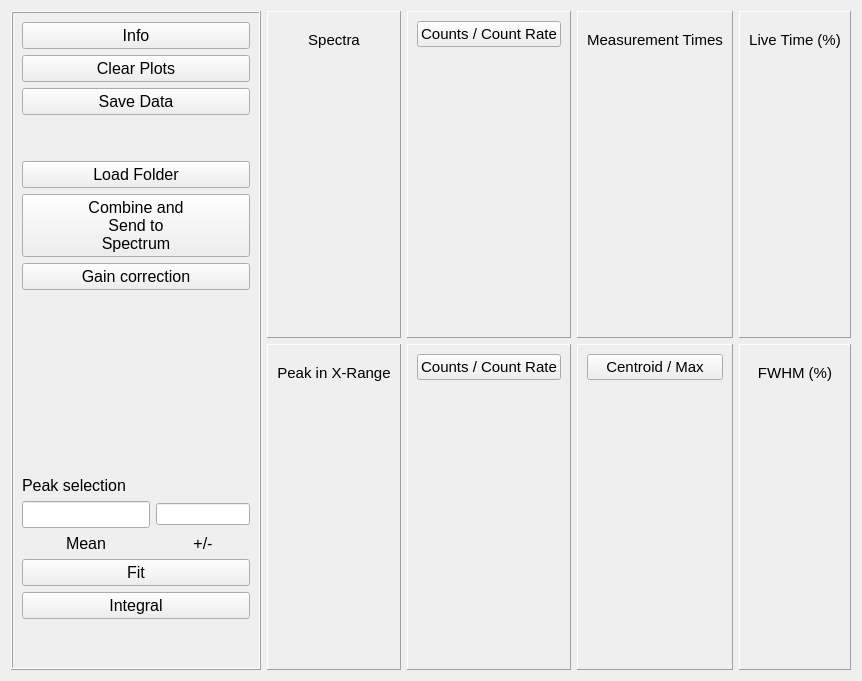
      <widget class="QWidget" name="tab_2">
       <attribute name="title">
        <string>Diagnostics</string>
       </attribute>
       <layout class="QGridLayout" name="gridLayout_30">
        <item row="0" column="0" rowspan="2">
         <widget class="QFrame" name="frame_12">
          <property name="maximumSize">
           <size>
            <width>250</width>
            <height>16777215</height>
           </size>
          </property>
          <property name="frameShape">
           <enum>QFrame::Box</enum>
          </property>
          <property name="frameShadow">
           <enum>QFrame::Raised</enum>
          </property>
          <layout class="QVBoxLayout" name="verticalLayout">
           <item>
            <widget class="QPushButton" name="button_info_diag">
             <property name="font">
              <font>
               <pointsize>12</pointsize>
              </font>
             </property>
             <property name="text">
              <string>Info</string>
             </property>
            </widget>
           </item>
           <item>
            <widget class="QPushButton" name="button_diag_clear">
             <property name="font">
              <font>
               <pointsize>12</pointsize>
              </font>
             </property>
             <property name="text">
              <string>Clear Plots</string>
             </property>
            </widget>
           </item>
           <item>
            <widget class="QPushButton" name="button_diag_save">
             <property name="font">
              <font>
               <pointsize>12</pointsize>
              </font>
             </property>
             <property name="text">
              <string>Save Data</string>
             </property>
            </widget>
           </item>
           <item>
            <spacer name="verticalSpacer_3">
             <property name="orientation">
              <enum>Qt::Vertical</enum>
             </property>
             <property name="sizeHint" stdset="0">
              <size>
               <width>20</width>
               <height>40</height>
              </size>
             </property>
            </spacer>
           </item>
           <item>
            <widget class="QPushButton" name="button_load_folder">
             <property name="font">
              <font>
               <pointsize>12</pointsize>
              </font>
             </property>
             <property name="text">
              <string>Load Folder</string>
             </property>
            </widget>
           </item>
           <item>
            <widget class="QPushButton" name="button_combine_send">
             <property name="font">
              <font>
               <pointsize>12</pointsize>
              </font>
             </property>
             <property name="text">
              <string>Combine and
Send to
Spectrum</string>
             </property>
            </widget>
           </item>
           <item>
            <widget class="QPushButton" name="button_gain_correct">
             <property name="font">
              <font>
               <pointsize>12</pointsize>
              </font>
             </property>
             <property name="text">
              <string>Gain correction</string>
             </property>
            </widget>
           </item>
           <item>
            <spacer name="verticalSpacer">
             <property name="orientation">
              <enum>Qt::Vertical</enum>
             </property>
             <property name="sizeHint" stdset="0">
              <size>
               <width>20</width>
               <height>180</height>
              </size>
             </property>
            </spacer>
           </item>
           <item>
            <layout class="QGridLayout" name="gridLayout_39">
             <item row="2" column="0">
              <widget class="QPushButton" name="button_fit_diag">
               <property name="font">
                <font>
                 <pointsize>12</pointsize>
                </font>
               </property>
               <property name="text">
                <string>Fit</string>
               </property>
              </widget>
             </item>
             <item row="0" column="0">
              <widget class="QLabel" name="label_6">
               <property name="font">
                <font>
                 <pointsize>12</pointsize>
                </font>
               </property>
               <property name="text">
                <string>Peak selection</string>
               </property>
              </widget>
             </item>
             <item row="1" column="0">
              <layout class="QGridLayout" name="gridLayout_38">
               <item row="0" column="0">
                <widget class="QLineEdit" name="xmin_diag">
                 <property name="font">
                  <font>
                   <pointsize>12</pointsize>
                  </font>
                 </property>
                </widget>
               </item>
               <item row="0" column="1">
                <widget class="QLineEdit" name="xmax_diag">
                </widget>
               </item>
               <item row="1" column="0">
                <widget class="QLabel" name="label_9">
                 <property name="font">
                  <font>
                   <pointsize>12</pointsize>
                  </font>
                 </property>
                 <property name="text">
                  <string>Mean</string>
                 </property>
                 <property name="alignment">
                  <set>Qt::AlignCenter</set>
                 </property>
                </widget>
               </item>
               <item row="1" column="1">
                <widget class="QLabel" name="label_10">
                 <property name="font">
                  <font>
                   <pointsize>12</pointsize>
                  </font>
                 </property>
                 <property name="text">
                  <string>+/-</string>
                 </property>
                 <property name="alignment">
                  <set>Qt::AlignCenter</set>
                 </property>
                </widget>
               </item>
              </layout>
             </item>
             <item row="3" column="0">
              <widget class="QPushButton" name="button_integral_diag">
               <property name="font">
                <font>
                 <pointsize>12</pointsize>
                </font>
               </property>
               <property name="text">
                <string>Integral</string>
               </property>
              </widget>
             </item>
            </layout>
           </item>
           <item>
            <spacer name="verticalSpacer_2">
             <property name="orientation">
              <enum>Qt::Vertical</enum>
             </property>
             <property name="sizeHint" stdset="0">
              <size>
               <width>20</width>
               <height>40</height>
              </size>
             </property>
            </spacer>
           </item>
          </layout>
         </widget>
        </item>
        <item row="0" column="1">
         <widget class="QFrame" name="frame_9">
          <property name="font">
           <font>
            <pointsize>12</pointsize>
           </font>
          </property>
          <property name="frameShape">
           <enum>QFrame::Panel</enum>
          </property>
          <property name="frameShadow">
           <enum>QFrame::Raised</enum>
          </property>
          <layout class="QGridLayout" name="gridLayout_29">
           <item row="1" column="0">
            <widget class="MplWidget" name="diag_plot00" native="true">
             <property name="enabled">
              <bool>true</bool>
             </property>
             <property name="font">
              <font>
               <pointsize>12</pointsize>
              </font>
             </property>
             <property name="autoFillBackground">
              <bool>false</bool>
             </property>
            </widget>
           </item>
           <item row="0" column="0">
            <widget class="QLabel" name="label_11">
             <property name="maximumSize">
              <size>
               <width>16777215</width>
               <height>38</height>
              </size>
             </property>
             <property name="font">
              <font>
               <pointsize>11</pointsize>
              </font>
             </property>
             <property name="text">
              <string>Spectra</string>
             </property>
             <property name="alignment">
              <set>Qt::AlignCenter</set>
             </property>
            </widget>
           </item>
          </layout>
         </widget>
        </item>
        <item row="0" column="2">
         <widget class="QFrame" name="frame_10">
          <property name="frameShape">
           <enum>QFrame::Panel</enum>
          </property>
          <property name="frameShadow">
           <enum>QFrame::Raised</enum>
          </property>
          <layout class="QGridLayout" name="gridLayout_31">
           <item row="1" column="0">
            <widget class="MplWidget" name="diag_plot01" native="true"/>
           </item>
           <item row="0" column="0">
            <widget class="QPushButton" name="button_cts_cr">
             <property name="font">
              <font>
               <pointsize>11</pointsize>
              </font>
             </property>
             <property name="text">
              <string>Counts / Count Rate</string>
             </property>
            </widget>
           </item>
          </layout>
         </widget>
        </item>
        <item row="0" column="3">
         <widget class="QFrame" name="frame_11">
          <property name="frameShape">
           <enum>QFrame::Panel</enum>
          </property>
          <property name="frameShadow">
           <enum>QFrame::Raised</enum>
          </property>
          <layout class="QGridLayout" name="gridLayout_32">
           <item row="1" column="0">
            <widget class="MplWidget" name="diag_plot02" native="true"/>
           </item>
           <item row="0" column="0">
            <widget class="QLabel" name="label_12">
             <property name="maximumSize">
              <size>
               <width>16777215</width>
               <height>38</height>
              </size>
             </property>
             <property name="font">
              <font>
               <pointsize>11</pointsize>
              </font>
             </property>
             <property name="text">
              <string>Measurement Times</string>
             </property>
             <property name="alignment">
              <set>Qt::AlignCenter</set>
             </property>
            </widget>
           </item>
          </layout>
         </widget>
        </item>
        <item row="0" column="4">
         <widget class="QFrame" name="frame_13">
          <property name="frameShape">
           <enum>QFrame::Panel</enum>
          </property>
          <property name="frameShadow">
           <enum>QFrame::Raised</enum>
          </property>
          <layout class="QGridLayout" name="gridLayout_33">
           <item row="1" column="0">
            <widget class="MplWidget" name="diag_plot03" native="true"/>
           </item>
           <item row="0" column="0">
            <widget class="QLabel" name="label_13">
             <property name="maximumSize">
              <size>
               <width>16777215</width>
               <height>38</height>
              </size>
             </property>
             <property name="font">
              <font>
               <pointsize>11</pointsize>
              </font>
             </property>
             <property name="text">
              <string>Live Time (%)</string>
             </property>
             <property name="alignment">
              <set>Qt::AlignCenter</set>
             </property>
            </widget>
           </item>
          </layout>
         </widget>
        </item>
        <item row="1" column="1">
         <widget class="QFrame" name="frame_14">
          <property name="frameShape">
           <enum>QFrame::Panel</enum>
          </property>
          <property name="frameShadow">
           <enum>QFrame::Raised</enum>
          </property>
          <layout class="QGridLayout" name="gridLayout_34">
           <item row="1" column="0">
            <widget class="MplWidget" name="diag_plot10" native="true"/>
           </item>
           <item row="0" column="0">
            <widget class="QLabel" name="label_14">
             <property name="maximumSize">
              <size>
               <width>16777215</width>
               <height>38</height>
              </size>
             </property>
             <property name="font">
              <font>
               <pointsize>11</pointsize>
              </font>
             </property>
             <property name="text">
              <string>Peak in X-Range</string>
             </property>
             <property name="alignment">
              <set>Qt::AlignCenter</set>
             </property>
            </widget>
           </item>
          </layout>
         </widget>
        </item>
        <item row="1" column="2">
         <widget class="QFrame" name="frame_15">
          <property name="frameShape">
           <enum>QFrame::Panel</enum>
          </property>
          <property name="frameShadow">
           <enum>QFrame::Raised</enum>
          </property>
          <layout class="QGridLayout" name="gridLayout_35">
           <item row="1" column="0">
            <widget class="MplWidget" name="diag_plot11" native="true"/>
           </item>
           <item row="0" column="0">
            <widget class="QPushButton" name="button_cts_cr_fit">
             <property name="font">
              <font>
               <pointsize>11</pointsize>
              </font>
             </property>
             <property name="text">
              <string>Counts / Count Rate</string>
             </property>
            </widget>
           </item>
          </layout>
         </widget>
        </item>
        <item row="1" column="3">
         <widget class="QFrame" name="frame_16">
          <property name="frameShape">
           <enum>QFrame::Panel</enum>
          </property>
          <property name="frameShadow">
           <enum>QFrame::Raised</enum>
          </property>
          <layout class="QGridLayout" name="gridLayout_36">
           <item row="1" column="0">
            <widget class="MplWidget" name="diag_plot12" native="true"/>
           </item>
           <item row="0" column="0">
            <widget class="QPushButton" name="button_centroid_max">
             <property name="font">
              <font>
               <pointsize>11</pointsize>
              </font>
             </property>
             <property name="text">
              <string>Centroid / Max</string>
             </property>
            </widget>
           </item>
          </layout>
         </widget>
        </item>
        <item row="1" column="4">
         <widget class="QFrame" name="frame_17">
          <property name="frameShape">
           <enum>QFrame::Panel</enum>
          </property>
          <property name="frameShadow">
           <enum>QFrame::Raised</enum>
          </property>
          <layout class="QGridLayout" name="gridLayout_37">
           <item row="1" column="0">
            <widget class="MplWidget" name="diag_plot13" native="true"/>
           </item>
           <item row="0" column="0">
            <widget class="QLabel" name="label_15">
             <property name="maximumSize">
              <size>
               <width>16777215</width>
               <height>38</height>
              </size>
             </property>
             <property name="font">
              <font>
               <pointsize>11</pointsize>
              </font>
             </property>
             <property name="text">
              <string>FWHM (%)</string>
             </property>
             <property name="alignment">
              <set>Qt::AlignCenter</set>
             </property>
            </widget>
           </item>
          </layout>
         </widget>
        </item>
       </layout>
      </widget>
